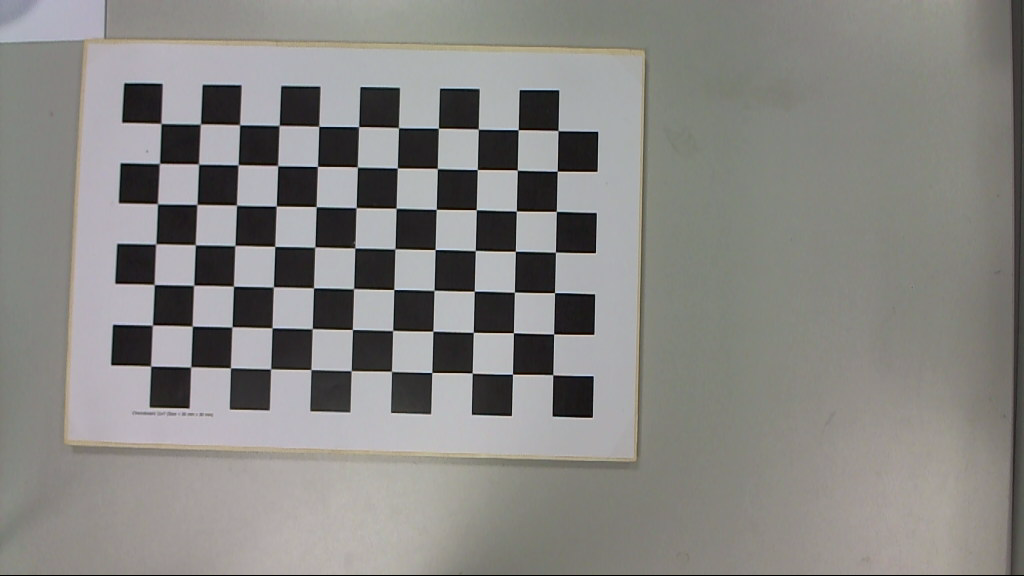
#> input picture dataset/chessboard_kaggle/Im_L_1.png, 1024 x 576 px; its folder holds 5 pictures in this run
$ python teste.py
#> lines starting #> are read from the running program, lines starting #| are printed output that depends on the picture; after the words box and inside, x2 and y2 are one past the last pixel; in counts of white or black regions, pixels touching at a corner belong together
import cv2
import numpy as np
import glob
# Parâmetros do tabuleiro de xadrez
chessboard_size = (11, 7)  # Número de cantos internos no tabuleiro (largura x altura)
# Preparar pontos do objeto 3D
objp = np.zeros((np.prod(chessboard_size), 3), dtype=np.float32)
objp[:, :2] = np.indices(chessboard_size).T.reshape(-1, 2)
# Listas para armazenar pontos do objeto 3D e pontos da imagem 2D
object_points = []
image_points = []
list_of_image_files = glob.glob('../dataset/chessboard_kaggle/*.png')
# Carregar e processar cada imagem
for image_file in list_of_image_files:
    image = cv2.imread(image_file)
#> image is the input picture: shape (576, 1024, 3); mean B, G, R 131.2, 134.2, 135.4
    gray = cv2.cvtColor(image, cv2.COLOR_BGR2GRAY)
    # Detectar cantos do tabuleiro de xadrez
    ret, corners = cv2.findChessboardCorners(gray, chessboard_size,
                                                    cv2.CALIB_CB_ADAPTIVE_THRESH +
                                                    cv2.CALIB_CB_FAST_CHECK +
                                                    cv2.CALIB_CB_NORMALIZE_IMAGE)
#> ret = True; corners = 77 rows, first 8: [161.1, 123.5], [200.4, 124], [239.8, 124.9], [279.2, 125.2], [318.8, 126.4], [358.6, 126.6], [398.5, 127.8], [438.4, 128.1]
    # Se os cantos forem encontrados, adicione os pontos do objeto e da imagem
    if ret:
        object_points.append(objp)
        image_points.append(corners)
        # Desenhar e exibir os cantos
        cv2.drawChessboardCorners(image, chessboard_size, corners, ret)
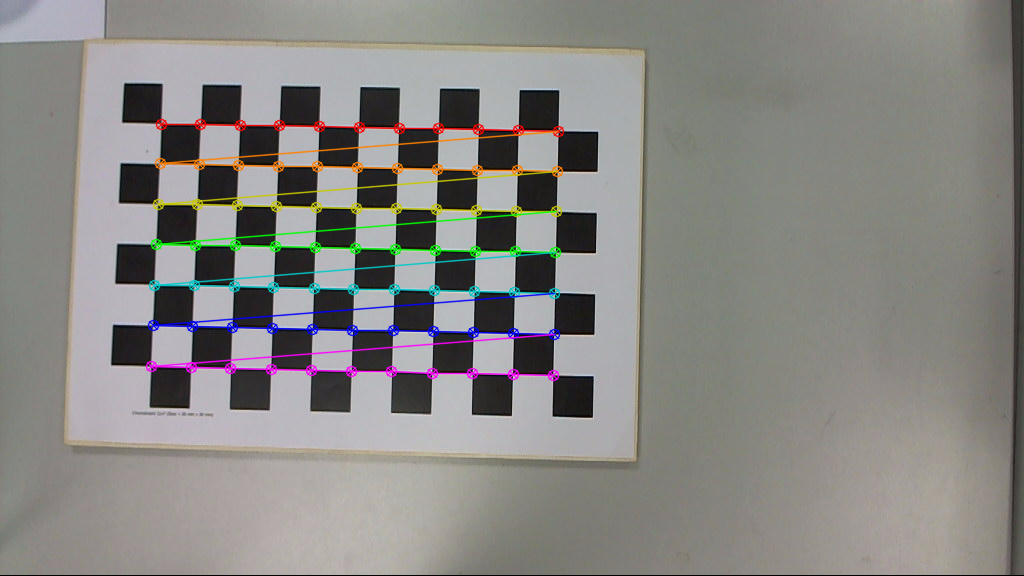
#> image: shape (576, 1024, 3); 3.63% of pixels changed, all inside (x1, y1, x2, y2) = (145, 118, 565, 382)
        cv2.imshow('img', image)
        cv2.waitKey(1)
#> pass 2 of the loop `for image_file in list_of_image_files:`:
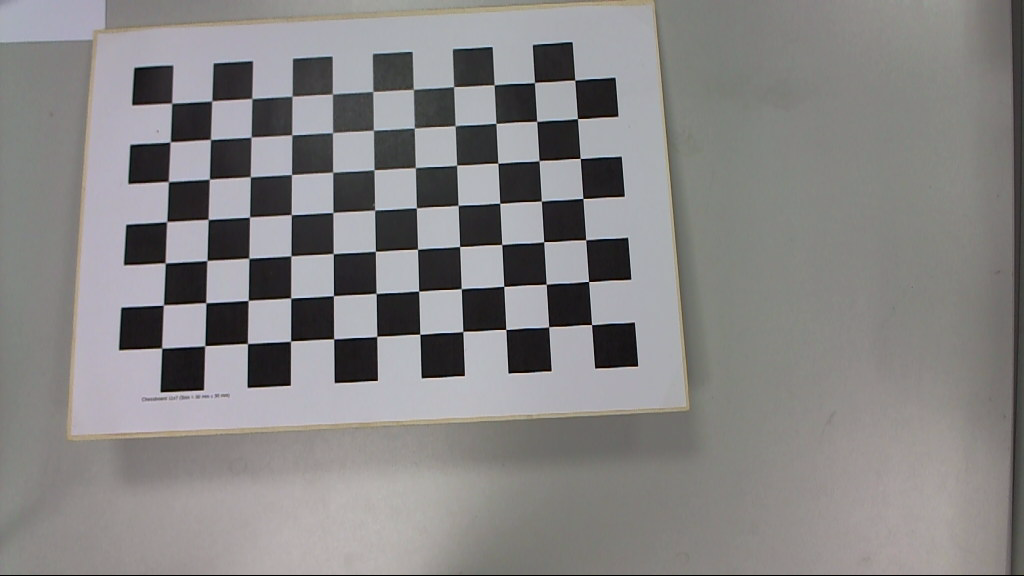
#> input picture dataset/chessboard_kaggle/Im_L_10.png, 1024 x 576 px
#> image is the input picture: shape (576, 1024, 3); mean B, G, R 132.5, 132.7, 134.4
#> corners = 77 rows, first 8: [171.7, 103.2], [211.8, 100.8], [251.9, 98.5], [292, 96.07], [332.5, 93.95], [372.9, 91.43], [413.4, 89.45], [453.6, 86.58]
#> `cv2.drawChessboardCorners(image, chessboard_size, corners, ret)`:
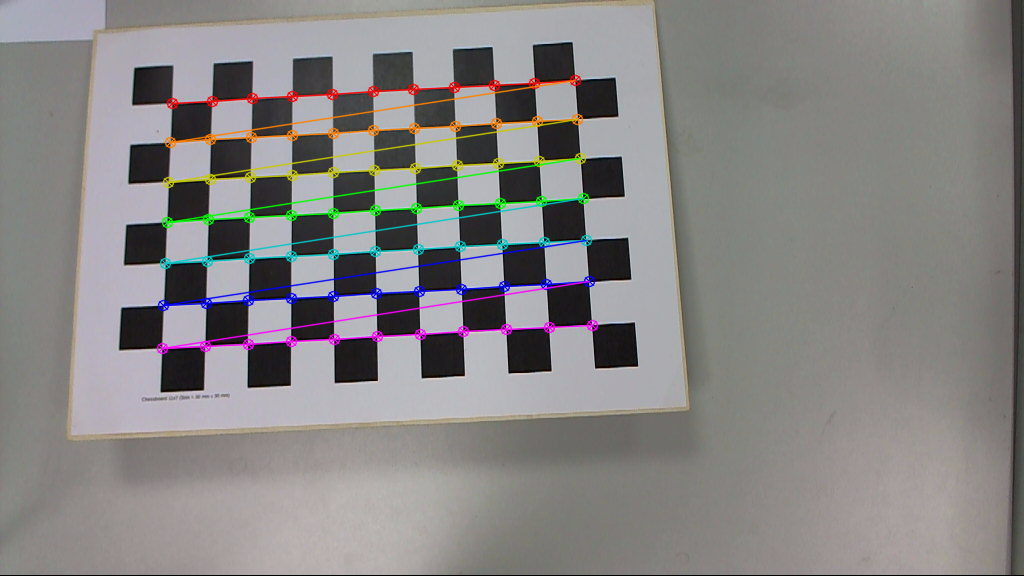
#> image: shape (576, 1024, 3); 3.72% of pixels changed, all inside (x1, y1, x2, y2) = (156, 74, 599, 355)
#> pass 3 of the loop `for image_file in list_of_image_files:`:
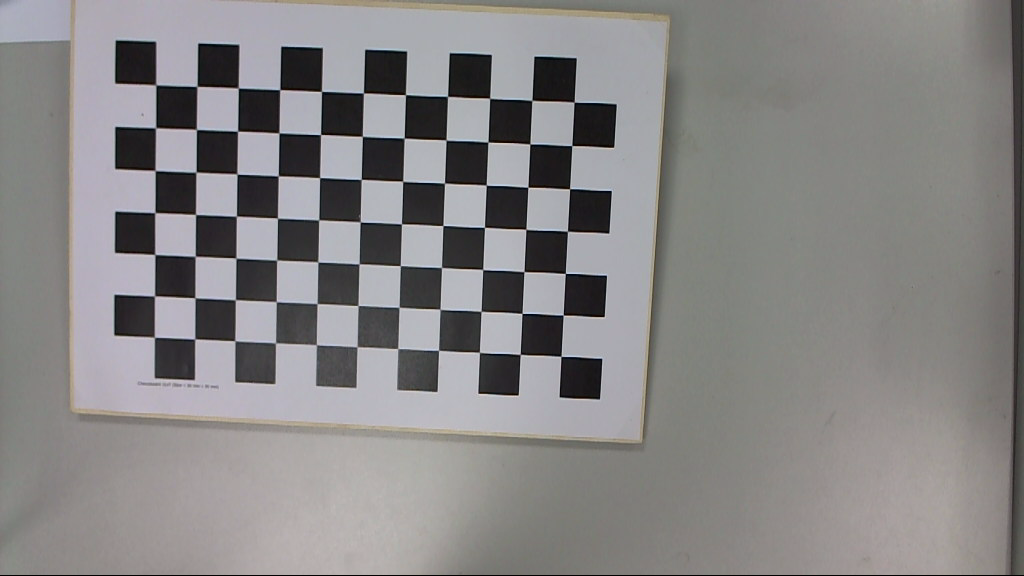
#> input picture dataset/chessboard_kaggle/Im_L_11.png, 1024 x 576 px
#> image is the input picture: shape (576, 1024, 3); mean B, G, R 133.3, 133.1, 134.9
#> corners = 77 rows, first 8: [156, 85.02], [197, 86.32], [238.2, 88.05], [279.9, 89.63], [321.5, 91.42], [363.5, 92.99], [405.5, 94.67], [447.5, 96.4]
#> `cv2.drawChessboardCorners(image, chessboard_size, corners, ret)`:
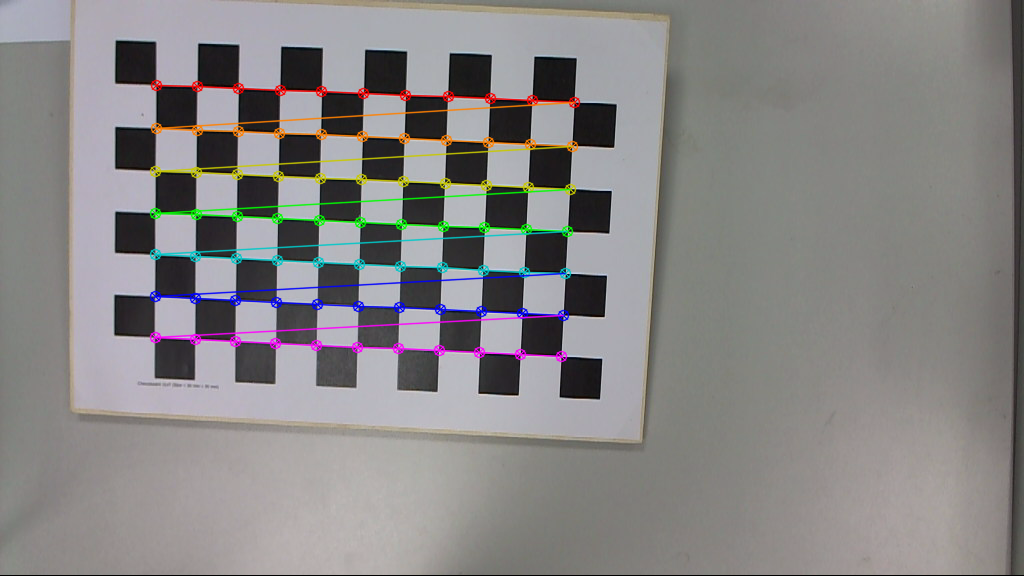
#> image: shape (576, 1024, 3); 3.71% of pixels changed, all inside (x1, y1, x2, y2) = (149, 79, 581, 363)
#> the loop made 5 passes; the first 3 are shown
cv2.destroyAllWindows()
# Calibrar a câmera
ret, k, dist, rvecs, tvecs = cv2.calibrateCamera(
    object_points, image_points, gray.shape[::-1], None, None
)
print("Matriz de calibração k:\n", k)
print("Distorção:", dist.ravel())

# Carregar uma imagem de teste
test_image = cv2.imread('../dataset/chessboard_kaggle/Im_R_10.png')
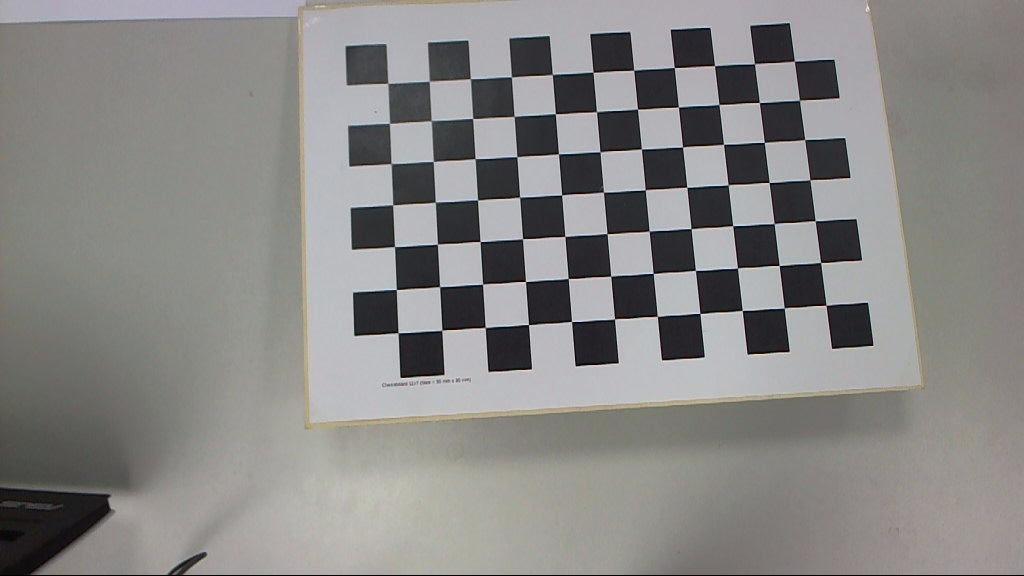
#> input picture dataset/chessboard_kaggle/Im_R_10.png, 1024 x 576 px
#> test_image is the input picture: shape (576, 1024, 3); mean B, G, R 133.7, 135.2, 136.2
# Corrigir a distorção da imagem
undistorted_image = cv2.undistort(test_image, k, dist, None, k)
# Exibir a imagem original e a imagem corrigida lado a lado
combined_image = np.hstack((test_image, undistorted_image))
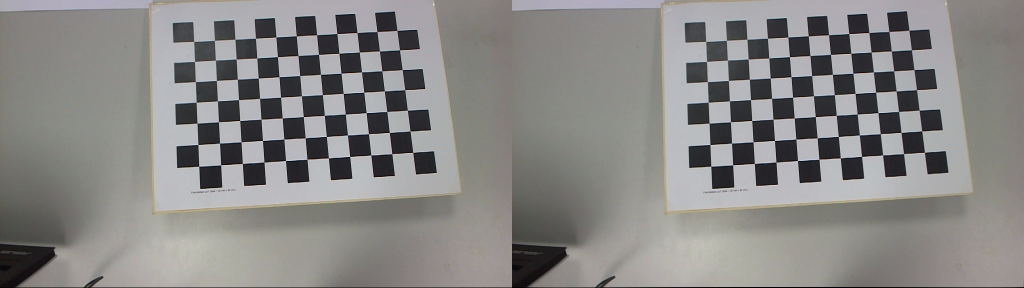
#> combined_image: shape (576, 2048, 3) (shown at 1/2 size); mean B, G, R 133.6, 135.1, 136.2
cv2.imshow('Original vs Undistorted', combined_image)
cv2.waitKey(0)
cv2.destroyAllWindows()
